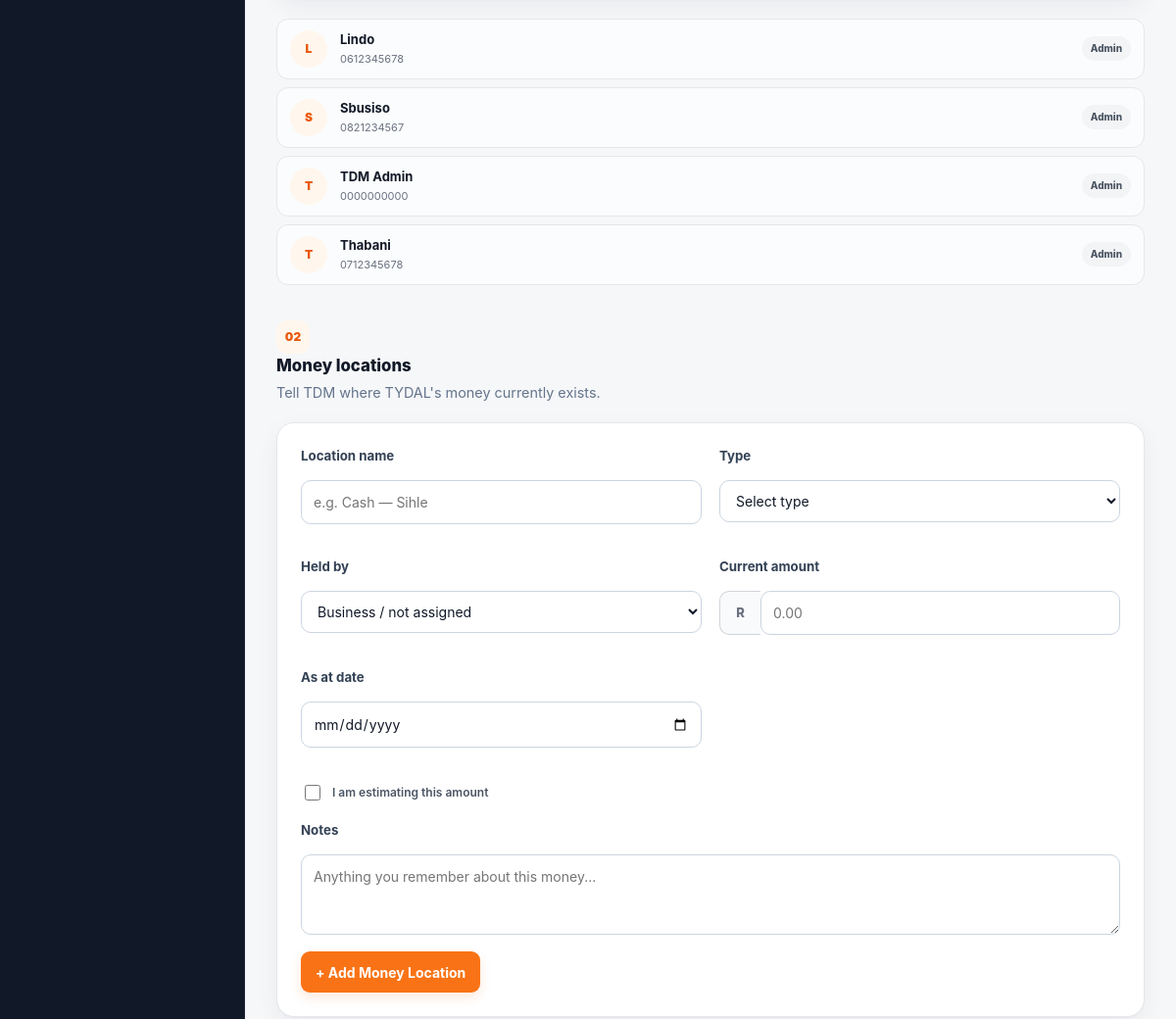
The app's page /setup/ (signed in, middle part), older data.
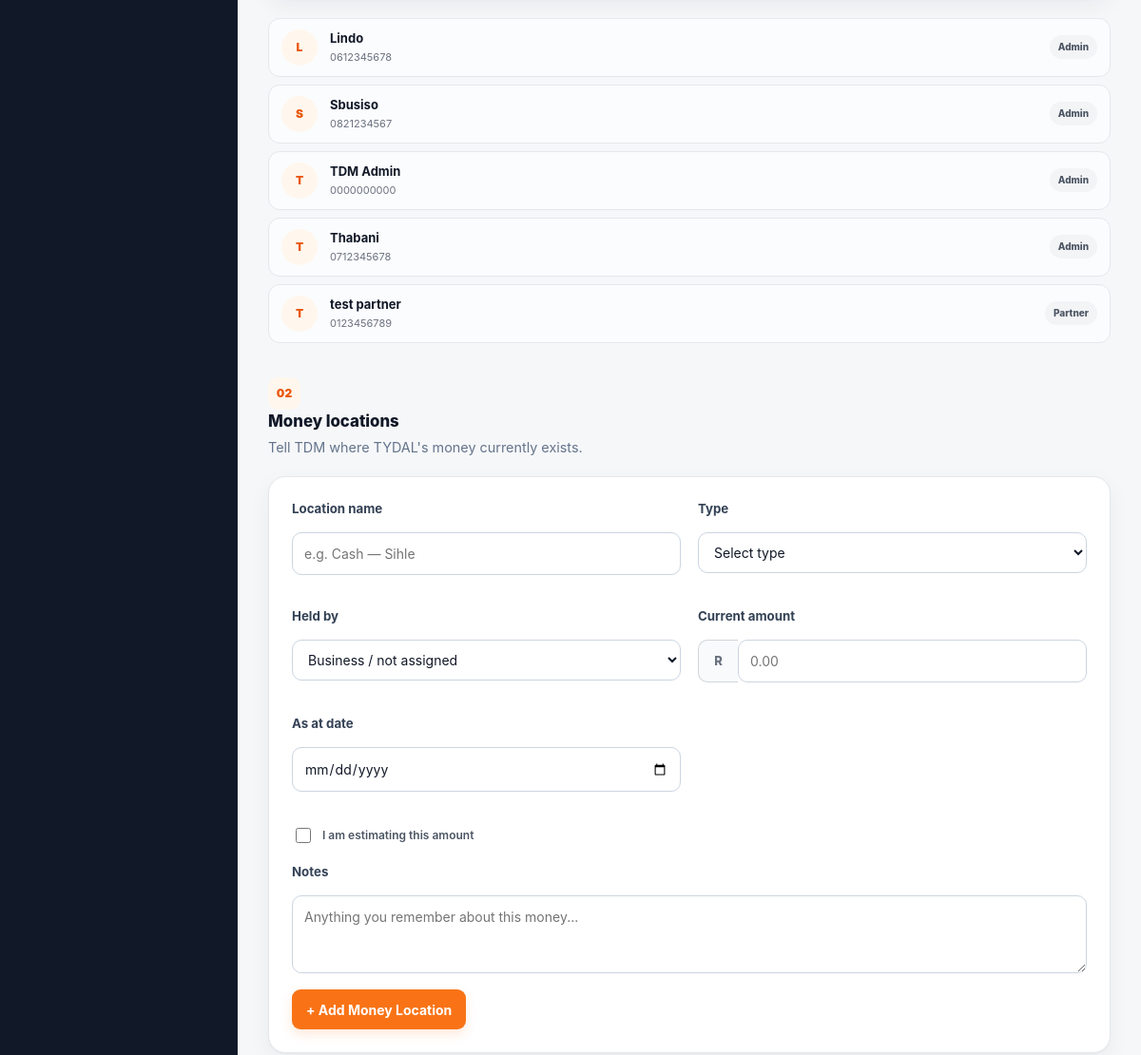
The same page, newer data.
### app/models.py (models this page shows)
class User(UserMixin, db.Model):
    __tablename__ = "users"
    id = db.Column(db.Integer, primary_key=True)
    name = db.Column(
        db.String(100),
        nullable=False
    )
    phone = db.Column(
        db.String(30),
        unique=True,
        nullable=False,
        index=True
    )
    password_hash = db.Column(
        db.String(255),
        nullable=False
    )
    role = db.Column(
        db.String(30),
        nullable=False,
        default="partner"
    )
    is_active = db.Column(
        db.Boolean,
        default=True,
        nullable=False
    )
    created_at = db.Column(
        db.DateTime,
        default=datetime.utcnow,
        nullable=False
    )
    transactions = db.relationship(
        "FinancialTransaction",
        back_populates="created_by",
        foreign_keys="FinancialTransaction.created_by_id"
    )

### app/routes/__init__.py (the view)
@main.route("/setup")
@login_required
def setup_redirect():
    return redirect(url_for("setup.index"))

### app/__init__.py (called while the page is built)
@login_manager.user_loader
def load_user(user_id):
    from app.models import User
    return db.session.get(User, int(user_id))

### app/routes/setup.py (called while the page is built)
@setup.route("/")
@login_required
def index():
    partners = (
        User.query
        .order_by(User.name)
        .all()
    )
    money_accounts = (
        MoneyAccount.query
        .filter_by(is_active=True)
        .order_by(MoneyAccount.name)
        .all()
    )
    stock_locations = (
        StockLocation.query
        .filter_by(is_active=True)
        .order_by(StockLocation.name)
        .all()
    )
    products = (
        Product.query
        .filter_by(is_active=True)
        .order_by(Product.name)
        .all()
    )
    return render_template(
        "setup/index.html",
        partners=partners,
        money_accounts=money_accounts,
        stock_locations=stock_locations,
        products=products,
    )

### app/templates/setup/index.html (shortened to what this page needs)
{% extends "base.html" %}
{% block content %}
<section class="setup-section">
    {% if partners %}
    <div class="setup-records">
        {% for partner in partners %}
        <div class="setup-record">
            <div class="record-avatar">
                {{ partner.name[0]|upper }}
            </div>
            <div class="record-main">
                <strong>{{ partner.name }}</strong>
                <span>{{ partner.phone }}</span>
            </div>
            <span class="status-pill">
                {{ partner.role|capitalize }}
            </span>
        </div>
        {% endfor %}
    </div>
    {% endif %}
</section>
<section class="setup-section">
    <div class="section-heading">
        <div>
            <span class="section-number">02</span>
            <h3>Money locations</h3>
            <p>
                Tell TDM where TYDAL's money currently exists.
            </p>
        </div>
    </div>
    <div class="setup-card">
        <form method="POST" action="{{ url_for('setup.add_money_account') }}">
            <div class="form-grid">
                <div class="form-group">
                    <label for="money-name">
                        Location name
                    </label>
                    <input id="money-name" type="text" name="name" placeholder="e.g. Cash — Sihle" required>
                </div>
                <div class="form-group">
                    <label for="money-type">
                        Type
                    </label>
                    <select id="money-type" name="account_type" required>
                        <option value="">
                            Select type
                        </option>
                    </select>
                </div>
                <div class="form-group">
                    <label for="money-owner">
                        Held by
                    </label>
                    <select id="money-owner" name="owner_user_id">
                        <option value="">
                            Business / not assigned
                        </option>
                    </select>
                </div>
                <div class="form-group">
                    <label for="money-opening">
                        Current amount
                    </label>
                    <div class="input-prefix">
                        <span>R</span>
                        <input id="money-opening" type="number" name="opening_balance" step="0.01" min="0"
                            placeholder="0.00">
                    </div>
                </div>
                <div class="form-group">
                    <label for="money-date">
                        As at date
                    </label>
                    <input id="money-date" type="date" name="transaction_date">
                </div>
            </div>
            <div class="form-checkbox">
                <input id="money-estimate" type="checkbox" name="is_estimate">
                <label for="money-estimate">
                    I am estimating this amount
                </label>
            </div>
            <div class="form-group">
                <label for="money-notes">
                    Notes
                </label>
                <textarea id="money-notes" name="notes" rows="2"
                    placeholder="Anything you remember about this money..."></textarea>
            </div>
            <button class="primary-button" type="submit">
                + Add Money Location
            </button>
        </form>
    </div>
</section>
{% endblock %}

Row changes from the older to the newer data that the page shows:
added User: name "T", name "test partner", phone "0123456789", role "Partner"
